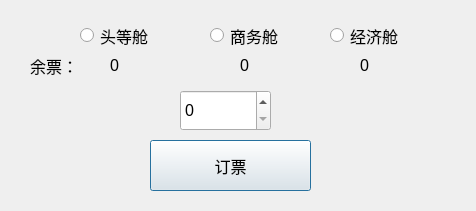
<?xml version="1.0" encoding="UTF-8"?>
<ui version="4.0">
 <class>BookTicketWindow</class>
 <widget class="QDialog" name="BookTicketWindow">
  <property name="geometry">
   <rect>
    <x>0</x>
    <y>0</y>
    <width>476</width>
    <height>211</height>
   </rect>
  </property>
  <property name="windowTitle">
   <string>Dialog</string>
  </property>
  <widget class="QRadioButton" name="radioButton_1">
   <property name="geometry">
    <rect>
     <x>80</x>
     <y>10</y>
     <width>101</width>
     <height>51</height>
    </rect>
   </property>
   <property name="font">
    <font>
     <pointsize>12</pointsize>
    </font>
   </property>
   <property name="text">
    <string>头等舱</string>
   </property>
  </widget>
  <widget class="QSpinBox" name="spinBox">
   <property name="geometry">
    <rect>
     <x>180</x>
     <y>90</y>
     <width>91</width>
     <height>41</height>
    </rect>
   </property>
   <property name="font">
    <font>
     <pointsize>12</pointsize>
    </font>
   </property>
  </widget>
  <widget class="QPushButton" name="pushButton_book">
   <property name="geometry">
    <rect>
     <x>150</x>
     <y>140</y>
     <width>161</width>
     <height>51</height>
    </rect>
   </property>
   <property name="font">
    <font>
     <family>AcadEref</family>
     <pointsize>12</pointsize>
    </font>
   </property>
   <property name="text">
    <string>订票</string>
   </property>
  </widget>
  <widget class="QRadioButton" name="radioButton_2">
   <property name="geometry">
    <rect>
     <x>210</x>
     <y>10</y>
     <width>101</width>
     <height>51</height>
    </rect>
   </property>
   <property name="font">
    <font>
     <pointsize>12</pointsize>
    </font>
   </property>
   <property name="text">
    <string>商务舱</string>
   </property>
  </widget>
  <widget class="QRadioButton" name="radioButton_3">
   <property name="geometry">
    <rect>
     <x>330</x>
     <y>10</y>
     <width>101</width>
     <height>51</height>
    </rect>
   </property>
   <property name="font">
    <font>
     <pointsize>12</pointsize>
    </font>
   </property>
   <property name="text">
    <string>经济舱</string>
   </property>
  </widget>
  <widget class="QLabel" name="label_1">
   <property name="geometry">
    <rect>
     <x>110</x>
     <y>50</y>
     <width>61</width>
     <height>31</height>
    </rect>
   </property>
   <property name="font">
    <font>
     <pointsize>12</pointsize>
    </font>
   </property>
   <property name="text">
    <string>0</string>
   </property>
  </widget>
  <widget class="QLabel" name="label_num">
   <property name="geometry">
    <rect>
     <x>30</x>
     <y>50</y>
     <width>61</width>
     <height>31</height>
    </rect>
   </property>
   <property name="font">
    <font>
     <pointsize>12</pointsize>
    </font>
   </property>
   <property name="text">
    <string>余票：</string>
   </property>
  </widget>
  <widget class="QLabel" name="label_2">
   <property name="geometry">
    <rect>
     <x>240</x>
     <y>50</y>
     <width>61</width>
     <height>31</height>
    </rect>
   </property>
   <property name="font">
    <font>
     <pointsize>12</pointsize>
    </font>
   </property>
   <property name="text">
    <string>0</string>
   </property>
  </widget>
  <widget class="QLabel" name="label_3">
   <property name="geometry">
    <rect>
     <x>360</x>
     <y>50</y>
     <width>61</width>
     <height>31</height>
    </rect>
   </property>
   <property name="font">
    <font>
     <pointsize>12</pointsize>
    </font>
   </property>
   <property name="text">
    <string>0</string>
   </property>
  </widget>
 </widget>
 <resources/>
 <connections/>
</ui>
